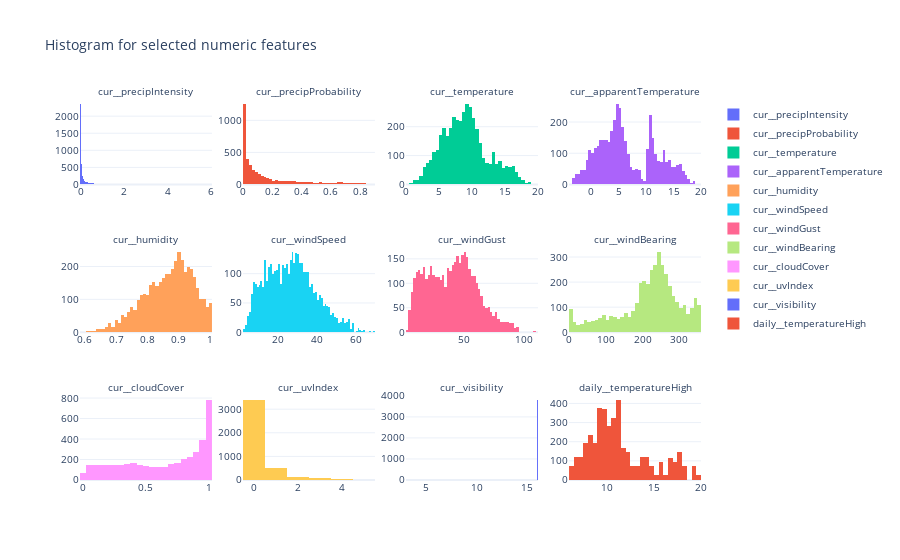

Source (notebook cell):
### Code cell
# draw a subplot with a histogram for each feature
from plotly.subplots import make_subplots

fig = make_subplots(rows=len(inspect_cols), cols=len(inspect_cols[0]),
                    subplot_titles=tuple(inspect_cols_flat))
for i, col_set in enumerate(inspect_cols):
    for j, c in enumerate(col_set):
        fig.add_trace(go.Histogram(x=merged[c], name=c), row=i+1, col=j+1)
fig.update_layout(height=550, title_text="Histogram for selected numeric features", font=dict(size=10))
for i in fig['layout']['annotations']: i['font'] = dict(size=10)  # change subplot titles size
fig.show()

### Figure 1 — Plotly figure (JSON) as saved in the notebook; plotly's stock layout.template omitted (floating-point values rounded to 4 significant figures; data arrays with more than 128 entries replaced by an {"elided": "..."} marker saying what was removed)
{"data": [{"name": "cur__precipIntensity", "type": "histogram", "x": {"elided": "4140 float values"}, "xaxis": "x", "yaxis": "y"}, {"name": "cur__precipProbability", "type": "histogram", "x": {"elided": "4140 float values"}, "xaxis": "x2", "yaxis": "y2"}, {"name": "cur__temperature", "type": "histogram", "x": {"elided": "4140 float values"}, "xaxis": "x3", "yaxis": "y3"}, {"name": "cur__apparentTemperature", "type": "histogram", "x": {"elided": "4140 float values"}, "xaxis": "x4", "yaxis": "y4"}, {"name": "cur__humidity", "type": "histogram", "x": {"elided": "4140 float values"}, "xaxis": "x5", "yaxis": "y5"}, {"name": "cur__windSpeed", "type": "histogram", "x": {"elided": "4140 float values"}, "xaxis": "x6", "yaxis": "y6"}, {"name": "cur__windGust", "type": "histogram", "x": {"elided": "4140 float values"}, "xaxis": "x7", "yaxis": "y7"}, {"name": "cur__windBearing", "type": "histogram", "x": {"elided": "4140 int values"}, "xaxis": "x8", "yaxis": "y8"}, {"name": "cur__cloudCover", "type": "histogram", "x": {"elided": "4140 float values"}, "xaxis": "x9", "yaxis": "y9"}, {"name": "cur__uvIndex", "type": "histogram", "x": {"elided": "4140 int values"}, "xaxis": "x10", "yaxis": "y10"}, {"name": "cur__visibility", "type": "histogram", "x": {"elided": "4140 float values"}, "xaxis": "x11", "yaxis": "y11"}, {"name": "daily__temperatureHigh", "type": "histogram", "x": {"elided": "4140 float values"}, "xaxis": "x12", "yaxis": "y12"}], "layout": {"annotations": [{"font": {"size": 10}, "showarrow": false, "text": "cur__precipIntensity", "x": 0.1062, "xanchor": "center", "xref": "paper", "y": 1, "yanchor": "bottom", "yref": "paper"}, {"font": {"size": 10}, "showarrow": false, "text": "cur__precipProbability", "x": 0.3688, "xanchor": "center", "xref": "paper", "y": 1, "yanchor": "bottom", "yref": "paper"}, {"font": {"size": 10}, "showarrow": false, "text": "cur__temperature", "x": 0.6313, "xanchor": "center", "xref": "paper", "y": 1, "yanchor": "bottom", "yref": "paper"}, {"font": {"size": 10}, "showarrow": false, "text": "cur__apparentTemperature", "x": 0.8938, "xanchor": "center", "xref": "paper", "y": 1, "yanchor": "bottom", "yref": "paper"}, {"font": {"size": 10}, "showarrow": false, "text": "cur__humidity", "x": 0.1062, "xanchor": "center", "xref": "paper", "y": 0.6111, "yanchor": "bottom", "yref": "paper"}, {"font": {"size": 10}, "showarrow": false, "text": "cur__windSpeed", "x": 0.3688, "xanchor": "center", "xref": "paper", "y": 0.6111, "yanchor": "bottom", "yref": "paper"}, {"font": {"size": 10}, "showarrow": false, "text": "cur__windGust", "x": 0.6313, "xanchor": "center", "xref": "paper", "y": 0.6111, "yanchor": "bottom", "yref": "paper"}, {"font": {"size": 10}, "showarrow": false, "text": "cur__windBearing", "x": 0.8938, "xanchor": "center", "xref": "paper", "y": 0.6111, "yanchor": "bottom", "yref": "paper"}, {"font": {"size": 10}, "showarrow": false, "text": "cur__cloudCover", "x": 0.1062, "xanchor": "center", "xref": "paper", "y": 0.2222, "yanchor": "bottom", "yref": "paper"}, {"font": {"size": 10}, "showarrow": false, "text": "cur__uvIndex", "x": 0.3688, "xanchor": "center", "xref": "paper", "y": 0.2222, "yanchor": "bottom", "yref": "paper"}, {"font": {"size": 10}, "showarrow": false, "text": "cur__visibility", "x": 0.6313, "xanchor": "center", "xref": "paper", "y": 0.2222, "yanchor": "bottom", "yref": "paper"}, {"font": {"size": 10}, "showarrow": false, "text": "daily__temperatureHigh", "x": 0.8938, "xanchor": "center", "xref": "paper", "y": 0.2222, "yanchor": "bottom", "yref": "paper"}], "autosize": true, "font": {"size": 10}, "title": {"text": "Histogram for selected numeric features"}, "xaxis": {"anchor": "y", "autorange": true, "domain": [0, 0.2125], "range": [-0.025, 6.025], "type": "linear"}, "xaxis10": {"anchor": "y10", "autorange": true, "domain": [0.2625, 0.475], "range": [-0.5, 5.5], "type": "linear"}, "xaxis11": {"anchor": "y11", "autorange": true, "domain": [0.525, 0.7375], "range": [3.0, 16.1], "type": "linear"}, "xaxis12": {"anchor": "y12", "autorange": true, "domain": [0.7875, 1], "range": [6, 20], "type": "linear"}, "xaxis2": {"anchor": "y2", "autorange": true, "domain": [0.2625, 0.475], "range": [1.908e-17, 0.9], "type": "linear"}, "xaxis3": {"anchor": "y3", "autorange": true, "domain": [0.525, 0.7375], "range": [0, 20], "type": "linear"}, "xaxis4": {"anchor": "y4", "autorange": true, "domain": [0.7875, 1], "range": [-4, 20], "type": "linear"}, "xaxis5": {"anchor": "y5", "autorange": true, "domain": [0, 0.2125], "range": [0.585, 1.005], "type": "linear"}, "xaxis6": {"anchor": "y6", "autorange": true, "domain": [0.2625, 0.475], "range": [2, 70], "type": "linear"}, "xaxis7": {"anchor": "y7", "autorange": true, "domain": [0.525, 0.7375], "range": [2, 112], "type": "linear"}, "xaxis8": {"anchor": "y8", "autorange": true, "domain": [0.7875, 1], "range": [-0.5, 359.5], "type": "linear"}, "xaxis9": {"anchor": "y9", "autorange": true, "domain": [0, 0.2125], "range": [-0.025, 1.025], "type": "linear"}, "yaxis": {"anchor": "x", "autorange": true, "domain": [0.7778, 1], "range": [0, 2474.0]}, "yaxis10": {"anchor": "x10", "autorange": true, "domain": [0, 0.2222], "range": [0, 3577.0]}, "yaxis11": {"anchor": "x11", "autorange": true, "domain": [0, 0.2222], "range": [0, 4015.0]}, "yaxis12": {"anchor": "x12", "autorange": true, "domain": [0, 0.2222], "range": [0, 441.1]}, "yaxis2": {"anchor": "x2", "autorange": true, "domain": [0.7778, 1], "range": [0, 1317.0]}, "yaxis3": {"anchor": "x3", "autorange": true, "domain": [0.7778, 1], "range": [0, 292.6]}, "yaxis4": {"anchor": "x4", "autorange": true, "domain": [0.7778, 1], "range": [0, 270.5]}, "yaxis5": {"anchor": "x5", "autorange": true, "domain": [0.3889, 0.6111], "range": [0, 256.8]}, "yaxis6": {"anchor": "x6", "autorange": true, "domain": [0.3889, 0.6111], "range": [0, 144.2]}, "yaxis7": {"anchor": "x7", "autorange": true, "domain": [0.3889, 0.6111], "range": [0, 172.6]}, "yaxis8": {"anchor": "x8", "autorange": true, "domain": [0.3889, 0.6111], "range": [0, 336.8]}, "yaxis9": {"anchor": "x9", "autorange": true, "domain": [0, 0.2222], "range": [0, 824.2]}}}
